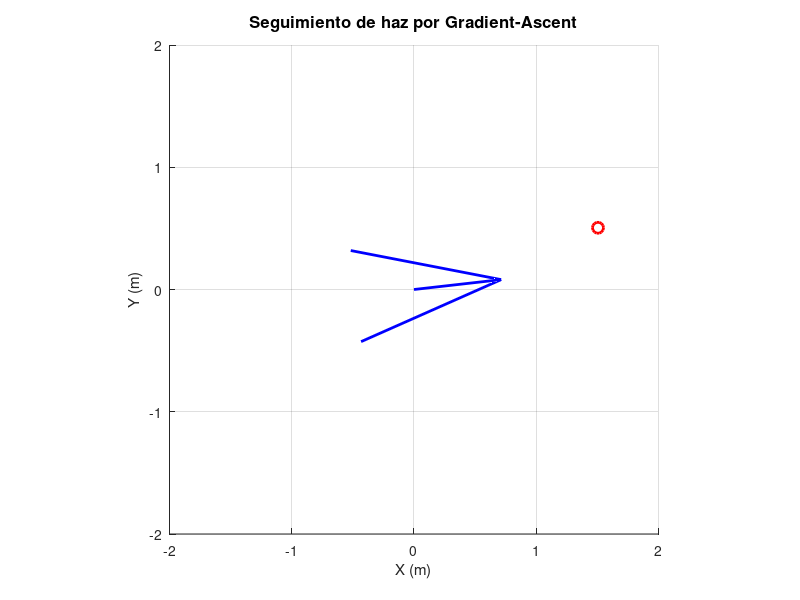

MATLAB code to generate this figure:
% gradient_tracking.m
clear; clc; close all;

%% Parámetros de la simulación
H = 2;            % Altura del TX
h = 1;            % Altura fija del RX
m = 1.5;          % Orden lambertiano
dt = 0.1;        % Paso de tiempo (s)
Tsim = 20;        % Tiempo total (s)
alpha = 0.1;      % Paso de gradient‐ascent

% Posición inicial del receptor (en el plano XY)
R = [0.5;  -0.5;  h];    
% Velocidad del receptor en XY (configurable)
v = [0.05; 0.05; 0];   % m/s, solo componentes x,y

% Transmisor en (0,0,H)
T_pos = [0;0;H];

% Orientación inicial: apuntando al receptor
d0 = R - T_pos;
theta = acos( -d0(3)/norm(d0) );     % inclination
phi   = atan2(d0(2), d0(1));         % azimuth

%% Preparar figura
figure('Color','w');
axis equal;
xlim([-2 2]); ylim([-2 2]); zlim([0 2.5]);
grid on; view(3);
hold on;
hRX = plot3(R(1),R(2),R(3),'ro','MarkerSize',8,'LineWidth',2);
hTX = quiver3(0,0,H,0,0,0,'b','LineWidth',2,'MaxHeadSize',1);

title('Seguimiento de haz por Gradient‐Ascent','FontSize',12);
xlabel('X (m)'); ylabel('Y (m)'); zlabel('Z (m)');

%% Bucle de simulación
for t = 0:dt:Tsim
    % 1) Actualizar posición del receptor
    R = R + v*dt;
    
    % 2) Calcular vector unitario u(theta,phi)
    u = [ sin(theta)*cos(phi);
          sin(theta)*sin(phi);
         -cos(theta) ];
    
    % 3) Cálculo del gradiente de f = (d·u)^m
    d = R - T_pos;
    inner = d'*u;                % d·u
    % derivadas de u
    dudth = [cos(theta)*cos(phi);
             cos(theta)*sin(phi);
             sin(theta)];
    dudph = [-sin(theta)*sin(phi);
              sin(theta)*cos(phi);
              0];
    % gradiente
    gth = m * inner^(m-1) * (d' * dudth);
    gph = m * inner^(m-1) * (d' * dudph);
    
    % 4) Actualizar ángulos
    theta = theta + alpha * gth * dt;
    phi   = phi   + alpha * gph * dt;
    % limitar ángulos a rangos válidos
    theta = min(max(theta, 0), pi/2);
    phi = mod(phi, 2*pi);
    
    % 5) Actualizar gráficos
    set(hRX, 'XData', R(1), 'YData', R(2), 'ZData', R(3));
    % recalcular u y dibujar flecha
    u = [ sin(theta)*cos(phi);
          sin(theta)*sin(phi);
         -cos(theta) ];
    set(hTX, 'UData', u(1), 'VData', u(2), 'WData', u(3));
    view(0,90)
    drawnow;
end
